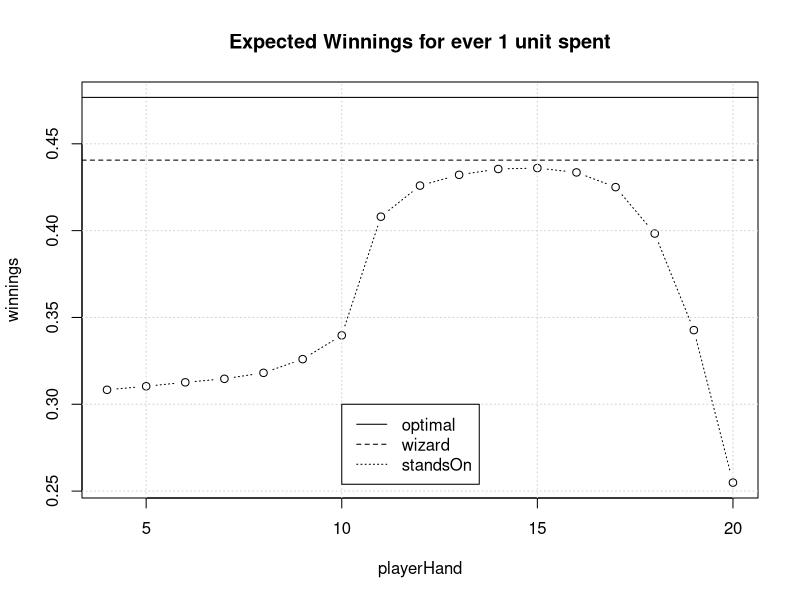

This figure's R source:
png("stands.png")
s=read.csv("stands.data", sep=" ")
plot(s,type="b",main="Expected Winnings for ever 1 unit spent",xlim=c(min(s$playerHand),max(s$playerHand)),ylim=c(min(s$winnings),0.476722),lty=3); grid();
abline(h = 0.440602, lty=2, xlim=c(4,20)); abline(h = 0.476722, lty=1); legend(c("optimal","wizard","standsOn"), lty=c(1,2,3), x=10, y=0.3);
dev.off()
